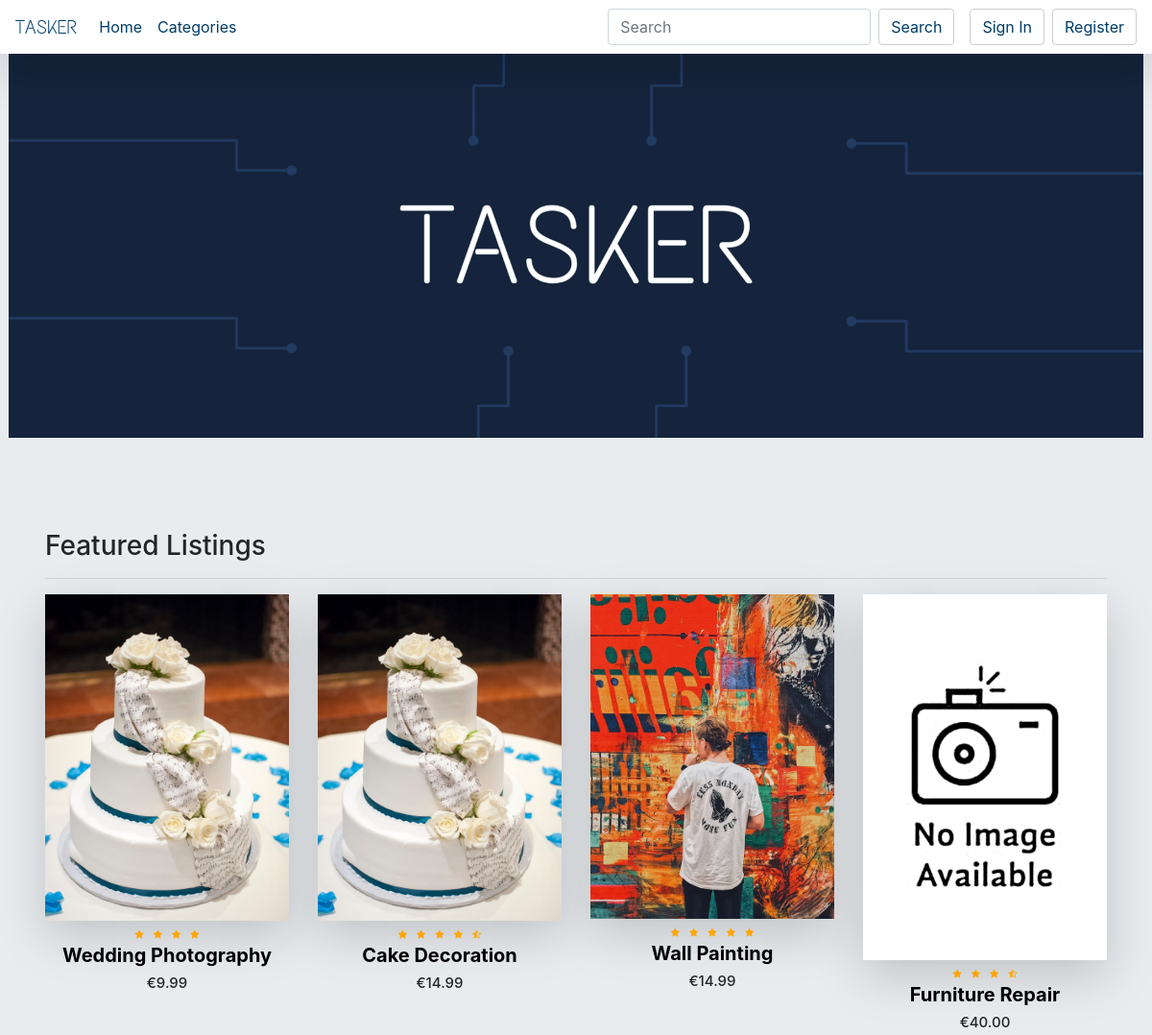
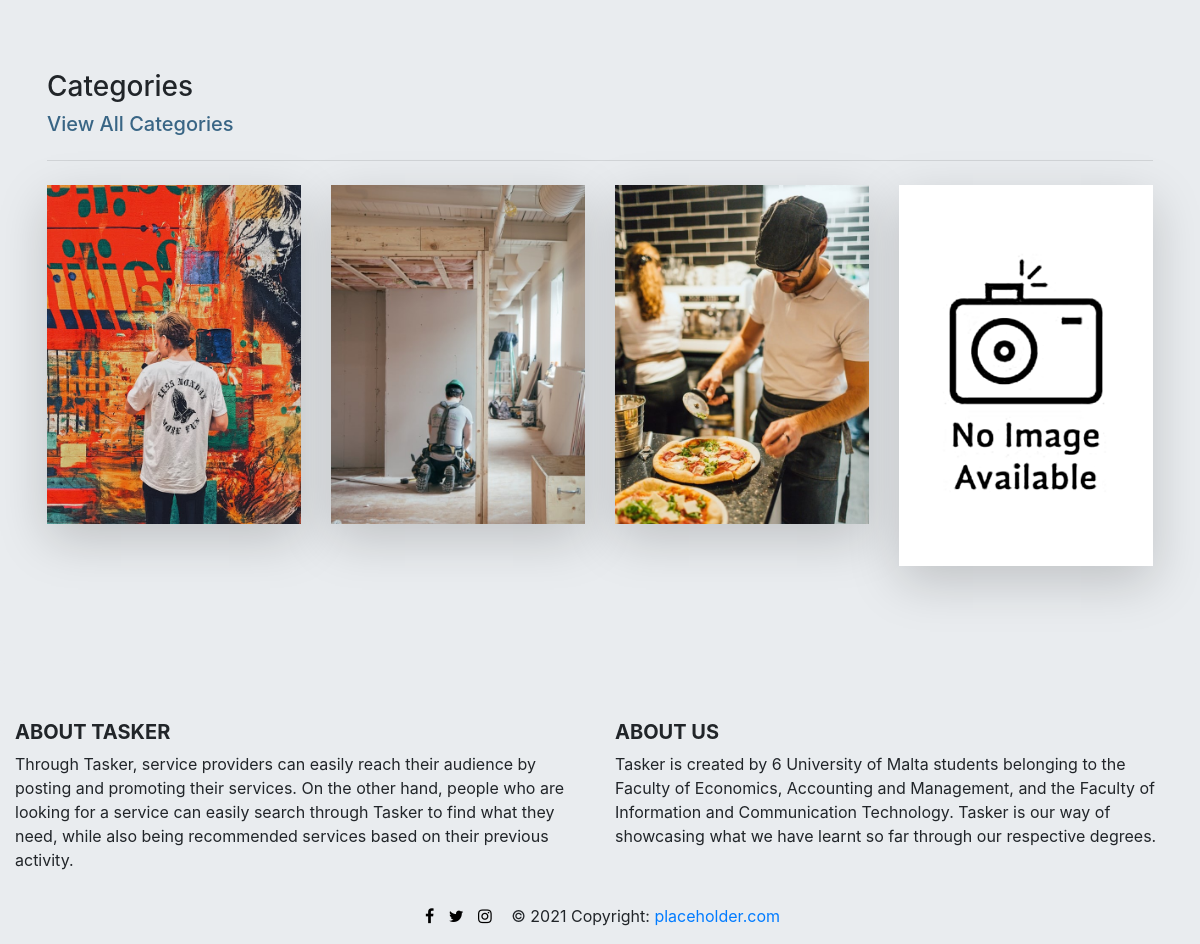
The app's page /ProductPage/home.php with its own data (2 pictures, top to bottom).
### tables this page shows
CREATE TABLE `servicetable` (
  `ageGroup0` int(7) NOT NULL DEFAULT '0',
  `ageGroup1` int(7) NOT NULL DEFAULT '0',
  `ageGroup2` int(7) NOT NULL DEFAULT '0',
  `ageGroup3` int(7) NOT NULL DEFAULT '0',
  `ageGroup4` int(7) NOT NULL DEFAULT '0',
  `ageGroup5` int(7) NOT NULL DEFAULT '0',
  `category` varchar(255) NOT NULL,
  `country` tinytext NOT NULL,
  `description` mediumtext,
  `email` tinytext NOT NULL,
  `id` int(11) NOT NULL,
  `images` mediumtext NOT NULL,
  `isPremium` tinyint(1) NOT NULL,
  `latitude` decimal(4,4) NOT NULL DEFAULT '0.0000',
  `location` mediumtext NOT NULL,
  `longitude` decimal(4,4) NOT NULL DEFAULT '0.0000',
  `mobile` varchar(15) DEFAULT NULL,
  `popularity` decimal(9,2) NOT NULL DEFAULT '0.00',
  `price` decimal(13,2) NOT NULL,
  `rating` decimal(2,1) NOT NULL DEFAULT '0.0',
  `telephone` varchar(15) DEFAULT NULL,
  `title` tinytext NOT NULL,
  `userId` int(11) NOT NULL
);

CREATE TABLE `categorytable` (
  `image` mediumtext NOT NULL,
  `name` varchar(255) NOT NULL,
  `numberOfServices` int(11) NOT NULL
);

### ProductPage/home.php (the view, shortened to what this page needs)
<?php
    include 'server.php';
?>
<!doctype html>
<html lang="en">
    <head>
        <link rel="stylesheet" href="https://stackpath.bootstrapcdn.com/bootstrap/4.4.1/css/bootstrap.min.css">
        <link href="style.css" rel="stylesheet">
        <link href="https://stackpath.bootstrapcdn.com/font-awesome/4.7.0/css/font-awesome.min.css" rel="stylesheet">
    </head>
    <body id="home-body">
        <section class="items">
            <nav class="navbar shadow-lg sticky-top navbar-expand-lg navbar-dark" style="background-color: #ffffff">
                <a id="home-logo" class="navbar-brand" href="home.php">TASKER</a>
                <div class="collapse navbar-collapse" id="navbarSupportedContent">
                    <ul id = "home-nav" class="navbar-nav mr-auto">
                        <li class="nav-item active">
                            <a class="nav-link" href="home.php">Home<span class="sr-only">(current)</span></a>
                        </li>
                        <li class="nav-item">
                            <a class="nav-link" href="categories.php">Categories</a>
                        </li>
                    </ul>
                    <form id="home-search-top" class="form-inline my-2 my-lg-0 mr-3">
                        <input class="form-control mr-sm-2" type="search" placeholder="Search" aria-label="Search">
                        <button class="btn btn-light my-2 my-sm-0" type="submit">Search</button>
                    </form>
                    <?php
                        if(isset($_SESSION['userId'])){
                            echo "<form method = \"POST\">
                            <button name=\"signout-button\" type=\"submit\" class=\"btn btn-outline-light my-2 my-sm-0 mr-2\">Sign Out</button>
                            </form>";
                        }
                        else{
                            echo "<a type=\"button\" class=\"btn btn-outline-light my-2 my-sm-0 mr-2\" href=\"signin.php\">Sign In</a>
                            <a type=\"button\" class=\"btn btn-outline-light my-2 my-sm-0\" href=\"register.php\">Register</a>";
                        }
                    ?>
                </div>
            </nav>
            <div class="slider-container">
                <div class="slider">
                    <div class="homeSlides">
                    </div>
                </div>
            </div>
            <div class="jumbotron pt-5">
                <div id = "featured-listings" class="container mt-5">
                    <h3>Featured Listings</h3><hr>
                    <?php
                        $sqlGetServices = "SELECT * FROM servicetable;";
                        $statement = mysqli_stmt_init($db);
                        if(!mysqli_stmt_prepare($statement, $sqlGetServices)){
                            header("Location: home.php?error=sqlerror");
                            exit();
                        }
                        else{
                            mysqli_stmt_execute($statement);
                            $services = mysqli_stmt_get_result($statement);
                            if (!is_null($services)) {
                                $rowCreate = '<div class = "row">';
                                $numOfItems = 0;
                                if(isset($_SESSION['userId'])){
                                    $userInfo = getUser();
                                    foreach(explode(',', substr(shell_exec("python3 rSystem.py ".(date('Y', time()) - date('Y', strtotime($userInfo['dateOfBirth'])))." \"".$userInfo['country']."\" \"".$userInfo['address']."\" \"".substr($userInfo['likes'], 1, -1)."\" \"" .implode(",",getServices(null))." \" 4 True"), 1, -2)) as $serviceId){
                                        if($serviceId == "rro"){
                                            goto noUser;
                                        }
                                        mysqli_stmt_prepare($statement, "SELECT * FROM servicetable WHERE id = '$serviceId' LIMIT 1");
                                        mysqli_stmt_execute($statement);
                                        $service = mysqli_fetch_assoc(mysqli_stmt_get_result($statement));
                                        $rowCreate = $rowCreate.'<div class="col-md-3">
                                            <div class="product-top shadow-lg">
                                                <a href="productpage.php?serviceid='.$service['id'].'">
                                                    <img src="'.$service['images'].'" onerror="this.src=\'images/nia.png\';">
                                                </a>
                                                <div class="overlay-right">
                                                    <button type="button" class="btn btn-secondary" title="Save for Later">
                                                        <i class="fa fa-heart-o rounded"></i>
                                                    </button>
                                                </div>
                                            </div>
                                            <div class="product-bottom text-center">';
                                        $rating = $service['rating'];
                                        $fullStars = floor($rating);
                                        if($rating == 0){
                                            $rowCreate = $rowCreate.'<p style=\'text-align:center; margin-bottom: 0; font-style: italic;\'>No Ratings</p>';
                                        }
                                        else{
                                            for ($i=0; $i < $fullStars; $i++) {
                                                $rowCreate = $rowCreate.'<i class="fa fa-star"></i>';
                                            }
                                            if($rating!=$fullStars){
                                                $rowCreate = $rowCreate.'<i class="fa fa-star-half-o"></i>';
                                            }
                                        }
                                        $rowCreate = $rowCreate.'<a href="productpage.php?serviceid='.$service['id'].'">
                                                    <h3>'.$service['title'].'</h3>
                                                </a>
                                                <h5>€'.$service['price'].'</h5>
                                            </div>
                                        </div>';
                                    }
                                    echo($rowCreate);
                                }
                                else {
                                    while ($row = mysqli_fetch_array($services) and ($numOfItems < 4)){
                                        if($row['isPremium'] == 1){
                                            $rowCreate = $rowCreate.'<div class="col-md-3">
                                                <div class="product-top shadow-lg">
                                                    <a href="productpage.php?serviceid='.$row['id'].'">
                                                        <img src="'.$row['images'].'" onerror="this.src=\'images/nia.png\';">
                                                    </a>
                                                    <div class="overlay-right">
                                                        <button type="button" class="btn btn-secondary" title="Save for Later">
                                                            <i class="fa fa-heart-o rounded"></i>
                                                        </button>
                                                    </div>
                                                </div>
                                                <div class="product-bottom text-center">';
                                            $rating = (float)$row['rating'];
                                            $fullStars = floor($rating);
                                            if($rating == 0){
                                                $rowCreate = $rowCreate.'<p style=\'text-align:center; margin-bottom: 0; font-style: italic;\'>No Ratings</p>';
                                            }
                                            else{
                                                for ($i=0; $i < $fullStars; $i++) {
                                                    $rowCreate = $rowCreate.'<i class="fa fa-star"></i>';
                                                }
                                                if($rating!=$fullStars){
                                                    $rowCreate = $rowCreate.'<i class="fa fa-star-half-o"></i>';
                                                }
                                            }
                                            $rowCreate = $rowCreate.'<a href="productpage.php?serviceid='.$row['id'].'">
                                                        <h3>'.$row['title'].'</h3>
                                                    </a>
                                                    <h5>€'.$row['price'].'</h5>
                                                </div>
                                            </div>';
                                            ++$numOfItems;
                                        }
                                    }
                                    $rowCreate = $rowCreate.'</div>';
                                    echo($rowCreate);
                                }
                            }
                        }
                    ?>
                </div>
                <div id = "featured-categories" class="container mt-5">
                    <h3>Categories</h3>
                    <h5 ><a id="show-all-categ" href="categories.php">View All Categories</a></h5>
                    <hr class="my-4">
                    <?php
                        $sqlGetCategs = "SELECT * FROM categorytable;";
                        $statement = mysqli_stmt_init($db);
                        if(!mysqli_stmt_prepare($statement, $sqlGetCategs)){
                            header("Location: home.php?error=sqlerror");
                            exit();
                        }
                        else{
                            mysqli_stmt_execute($statement);
                            $categories = mysqli_stmt_get_result($statement);
                            if (!is_null($categories)) {
                                $categs = '<div class = "row">';
                                $numOfItems = 0;
                                if(isset($_SESSION['userId'])){
                                    $userInfo = getUser();
                                    foreach(explode(',', substr(shell_exec("python3 rSystem.py \"".substr($userInfo['likes'], 1, -1)."\" 4"), 1, -2)) as $category){
                                        mysqli_stmt_prepare($statement, "SELECT * FROM categorytable WHERE name = $category LIMIT 1");
                                        mysqli_stmt_execute($statement);
                                        $row = mysqli_fetch_assoc(mysqli_stmt_get_result($statement));
                                        $categs = $categs.'<div class = "col-md-3">
                                            <div class="product-top shadow-lg cat">
                                                <a href="category.php?category='.$row['name'].'">
                                                    <img src="'.$row['image'].'" onerror="this.src=\'images/nia.png\';">
                                                    <div class="overlay-right category-title">
                                                        <i>'.$row['name'].'</i>
                                                    </div>
                                                </a>
                                            </div>
                                        </div>';
                                    }
                                    $categs = $categs.'</div>';
                                    echo($categs);
                                }
                                else {
                                    while ($row = mysqli_fetch_array($categories) and $numOfItems < 4 ){
                                        $categs = $categs.'<div class = "col-md-3">
                                            <div class="product-top shadow-lg cat">
                                                <a href="category.php?category='.$row['name'].'">
                                                    <img src="'.$row['image'].'" onerror="this.src=\'images/nia.png\';">
                                                    <div class="overlay-right category-title">
                                                        <i>'.$row['name'].'</i>
                                                    </div>
                                                </a>
                                            </div>
                                        </div>';
                                        ++$numOfItems;
                                    }
                                    $categs = $categs.'</div>';
                                    echo($categs);
                                }
                            }
                            else{
                                echo '<p>No categories available.</p>';
                            }
                        }
                    ?>
                </div>
            </div>
        </section>
        <footer class="page-footer font-small teal pt-4">
            <div class="container-fluid text-center text-md-left">
                <div class="row">
                    <div class="col-md-6 mt-md-0 mt-3">
                        <h5 class="text-uppercase font-weight-bold">About Tasker</h5>
                        <p>Through Tasker, service providers can easily reach their audience by posting and promoting their services. On the other hand,
                            people who are looking for a service can easily search through Tasker to find what they need, while also being recommended services
                            based on their previous activity.
                        </p>
                    </div>
                    <div class="col-md-6 mb-md-0 mb-3">
                        <h5 class="text-uppercase font-weight-bold">About Us</h5>
                        <p>Tasker is created by 6 University of Malta students belonging to the Faculty of Economics,
                            Accounting and Management, and the Faculty of Information and Communication Technology. Tasker is our way
                            of showcasing what we have learnt so far through our respective degrees.</p>
                    </div>
                </div>
            </div>
            <div class="footer-copyright text-center py-3">
                <a href="https://www.facebook.com/" class="fa fa-facebook"></a>
                <a href="https://twitter.com/" class="fa fa-twitter"></a>
                <a href="https://www.instagram.com/" class="fa fa-instagram"></a>
                © <?php echo date("Y")?> Copyright:
                <a href="https://placeholder.com/"> placeholder.com</a>
            </div>
        </footer>
    </body>
</html>

### records on screen
servicetable: images (picture), title "Wedding Photography", price "9.99"
servicetable: images (picture), title "Cake Decoration", price "14.99"
servicetable: images (picture), title "Wall Painting", price "14.99"
servicetable: title "Furniture Repair", price "40.00"
categorytable: image (picture)
categorytable: image (picture)
categorytable: image (picture)
